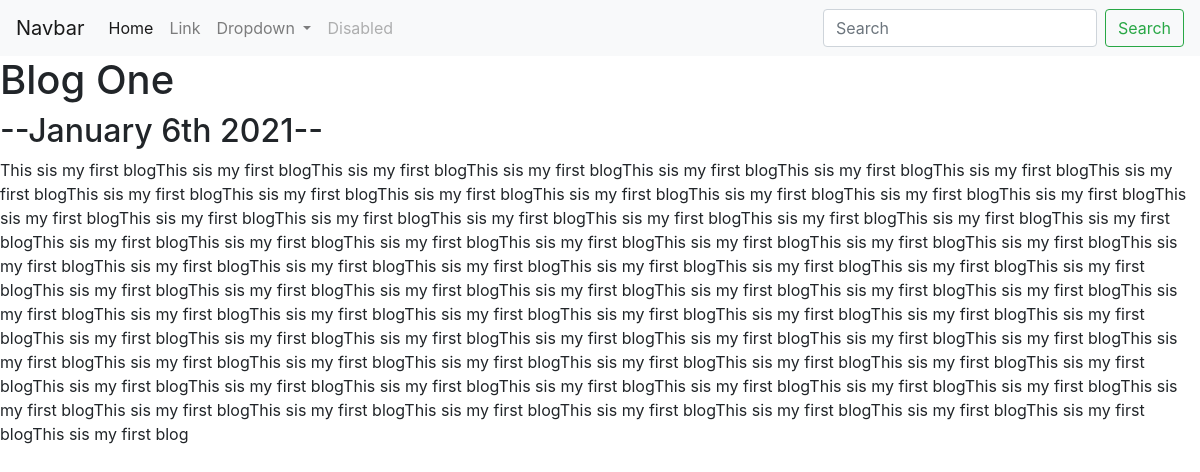
Page /blog/1/ on the committed database.
### blog/models.py (models this page shows, shortened)
class Blog(models.Model):
    title = models.CharField(max_length=200)
    body = models.TextField()
    date = models.DateField()

### blog/views.py (the view)
# urls.py: path('<int:blog_id>/', views.detail, name='detail'),
def detail(request, blog_id):
    blog = get_object_or_404(Blog, pk=blog_id)
    return render(request, 'blog/detail.html', {'blog': blog})

### blog/templates/blog/detail.html
{% extends 'portfolio/base.html' %}
{% block content %}
<h1>{{ blog.title }}</h1>
<h2>--{{ blog.date|date:'F jS Y' }}--</h2>
<p>{{ blog.body|safe }}</p>
{% endblock %}

### rows in the picture
Blog: title "Blog One", date "January 6th 2021", body "This sis my first blogThis sis my first blogThis sis my first blogThis sis my first blogThis sis my first blogThis sis my first blogThis sis my first blogThis sis my first blogThis sis my first blogThis sis my first blogThis sis my first blogThis sis my first blogThis sis my first blogThis sis my first blogThis sis my first blogThis sis my first blogThis sis my first blogThis sis my first blogThis sis my first blogThis sis my first blogThis sis my first blogThis sis my first blogThis sis my first blogThis sis my first blogThis sis my first blogThis sis my first blogThis sis my first blogThis sis my first blogThis sis my first blogThis sis my first blogThis sis my first blogThis sis my first…"
